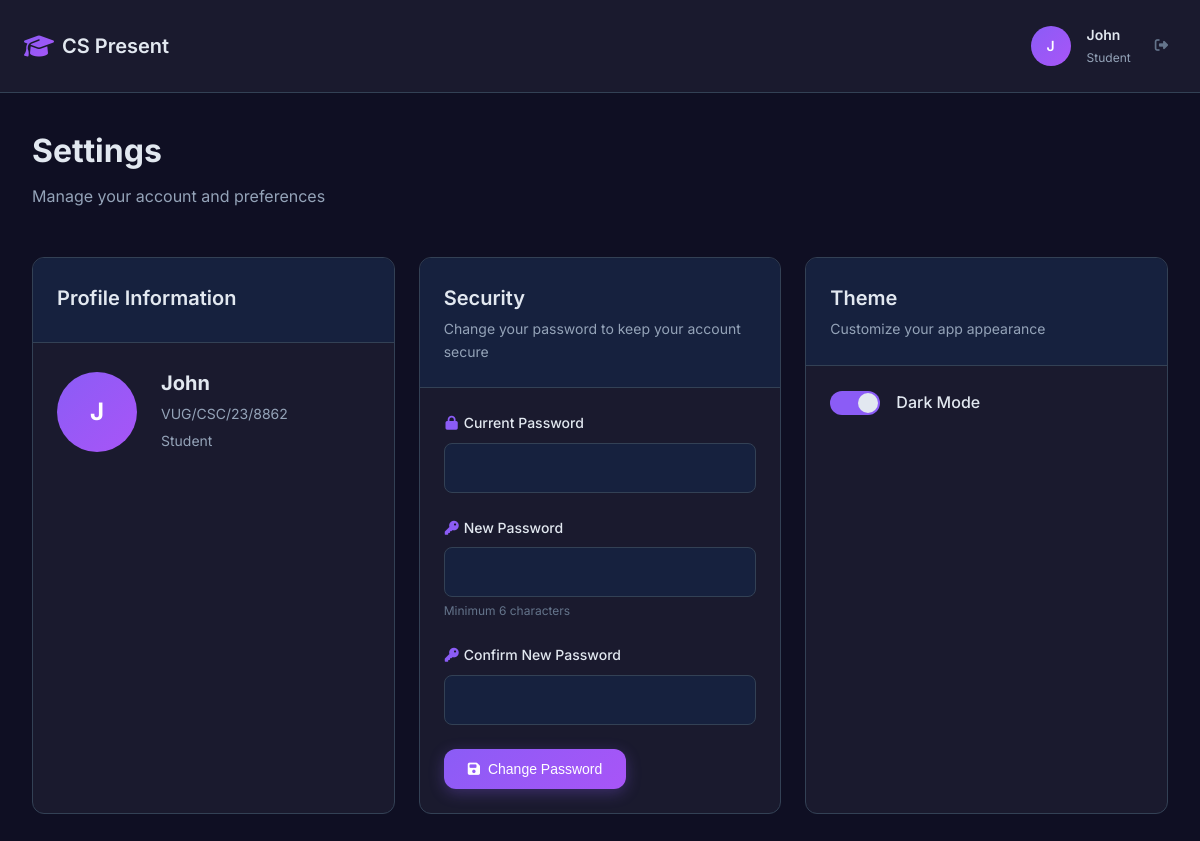
The app's page /settings (signed in) with its own data.
### models.py (models this page shows, shortened)
class User(db.Model):
    id = db.Column(db.Integer, primary_key=True)
    full_name = db.Column(db.String(100), nullable=False)
    matric_number = db.Column(db.String(20), unique=True, nullable=False)
    password = db.Column(db.String(255), nullable=False)
    role = db.Column(db.String(20), nullable=False, default='student')  # 'student' or 'admin'
    profile_picture = db.Column(db.String(255), default='default-avatar.png')
    created_at = db.Column(db.DateTime, default=datetime.utcnow)
    enrollments = db.relationship('Enrollment', backref='user', lazy=True, cascade='all, delete-orphan')
    attendance_records = db.relationship('AttendanceRecord', backref='user', lazy=True, cascade='all, delete-orphan')
    announcements = db.relationship('Announcement', backref='author', lazy=True)
    notification_reads = db.relationship('AnnouncementRead', backref='user', lazy=True, cascade='all, delete-orphan')

### app.py (the view)
@app.route("/settings")
@login_required
def settings():
    user = User.query.get(session["user_id"])
    return render_template("student/settings.html", user=user)

### app.py (called while the page is built)
def login_required(f):
    @wraps(f)
    def decorated_function(*args, **kwargs):
        if "user_id" not in session:
            return redirect(url_for("login"))
        return f(*args, **kwargs)
    return decorated_function

### templates/student/settings.html (shortened to what this page needs)
{% extends "base.html" %}
{% block content %}
<div class="app-layout">
    <div class="app-header">
        <div class="header-content">
            <div class="header-left">
                <a href="{{ url_for('dashboard') }}" class="header-logo">
                    <i class="fas fa-graduation-cap"></i>
                    <span>CS Present</span>
                </a>
            </div>
            <div class="header-user">
                <div class="user-avatar">
                    {{ user.full_name.split()[0][0] }}{{ user.full_name.split()[1][0] if user.full_name.split()|length > 1 else '' }}
                </div>
                <div class="user-info">
                    <h3>{{ user.full_name }}</h3>
                    <p>Student</p>
                </div>
                <button class="logout-btn" onclick="window.location.href='{{ url_for('logout') }}'">
                    <i class="fas fa-sign-out-alt"></i>
                </button>
            </div>
        </div>
    </div>
    <div class="main-content">
        <div class="page-header">
            <h1 class="page-title">Settings</h1>
            <p class="page-subtitle">Manage your account and preferences</p>
        </div>
        <div class="settings-grid">
            <div class="card">
                <div class="card-header">
                    <h3 class="card-title">Profile Information</h3>
                </div>
                <div class="card-body">
                    <div class="profile-info">
                        <div class="profile-avatar">
                            {{ user.full_name.split()[0][0] }}{{ user.full_name.split()[1][0] if user.full_name.split()|length > 1 else '' }}
                        </div>
                        <div class="profile-details">
                            <h3>{{ user.full_name }}</h3>
                            <p>{{ user.matric_number }}</p>
                            <p>Student</p>
                        </div>
                    </div>
                </div>
            </div>
            <div class="card">
                <div class="card-header">
                    <h3 class="card-title">Security</h3>
                    <p class="card-subtitle">Change your password to keep your account secure</p>
                </div>
                <div class="card-body">
                    <form id="change-password-form" onsubmit="handlePasswordChange(event)">
                        <div class="form-group">
                            <label for="current_password">
                                <i class="fas fa-lock"></i>
                                Current Password
                            </label>
                            <input type="password" id="current_password" name="current_password" required>
                        </div>
                        <div class="form-group">
                            <label for="new_password">
                                <i class="fas fa-key"></i>
                                New Password
                            </label>
                            <input type="password" id="new_password" name="new_password" required minlength="6">
                            <small class="form-hint">Minimum 6 characters</small>
                        </div>
                        <div class="form-group">
                            <label for="confirm_password">
                                <i class="fas fa-key"></i>
                                Confirm New Password
                            </label>
                            <input type="password" id="confirm_password" name="confirm_password" required minlength="6">
                        </div>
                        <button type="submit" class="btn btn-primary">
                            <i class="fas fa-save"></i>
                            Change Password
                        </button>
                    </form>
                </div>
            </div>
            <div class="card">
                <div class="card-header">
                    <h3 class="card-title">Theme</h3>
                    <p class="card-subtitle">Customize your app appearance</p>
                </div>
                <div class="card-body">
                    <div class="theme-toggle">
                        <label class="toggle-label">
                            <span class="toggle-slider"></span>
                            Dark Mode
                        </label>
                    </div>
                </div>
            </div>
        </div>
    </div>
</div>
{% endblock %}

### templates/student/settings.html (style rules this page uses)
.settings-grid { display: grid; grid-template-columns: repeat(auto-fit, minmax(300px, 1fr)); gap: var(--spacing-lg); }
.profile-info { display: flex; align-items: center; gap: var(--spacing-lg); }
.profile-avatar { width: 80px; height: 80px; border-radius: 50%; background: var(--accent-gradient); display: flex; align-items: center; justify-content: center; color: white; font-weight: 700; font-size: 1.5rem; }
.profile-details h3 { font-size: 1.25rem; color: var(--text-primary); margin-bottom: var(--spacing-xs); }
.profile-details p { color: var(--text-secondary); font-size: 0.875rem; margin-bottom: var(--spacing-xs); }
.theme-toggle { display: flex; align-items: center; }
.toggle-label { display: flex; align-items: center; gap: var(--spacing-md); cursor: pointer; color: var(--text-primary); font-weight: 500; }
.toggle-slider { width: 50px; height: 24px; background: var(--border-color); border-radius: 12px; position: relative; transition: all 0.3s ease; }
.toggle-slider:before { content: ''; position: absolute; width: 20px; height: 20px; border-radius: 50%; background: var(--text-primary); top: 2px; left: 2px; transition: all 0.3s ease; }
.toggle-label input:checked + .toggle-slider { background: var(--accent-primary); }
.toggle-label input:checked + .toggle-slider:before { transform: translateX(26px); }
.form-group { margin-bottom: var(--spacing-lg); }
.form-group label { display: flex; align-items: center; gap: var(--spacing-xs); font-weight: 500; color: var(--text-primary); margin-bottom: var(--spacing-sm); font-size: 0.875rem; }
.form-group label i { color: var(--accent-primary); width: 16px; text-align: center; }
.form-group input { width: 100%; padding: var(--spacing-md); background: var(--bg-tertiary); border: 1px solid var(--border-color); border-radius: var(--radius-md); color: var(--text-primary); font-size: 0.875rem; transition: all 0.2s ease; }
.form-hint { color: var(--text-muted); font-size: 0.75rem; margin-top: var(--spacing-xs); display: block; }
.card-subtitle { color: var(--text-secondary); font-size: 0.875rem; font-weight: normal; margin-top: var(--spacing-xs); }

### records on screen
User: full_name "J", full_name "John", matric_number "VUG/CSC/23/8862"
